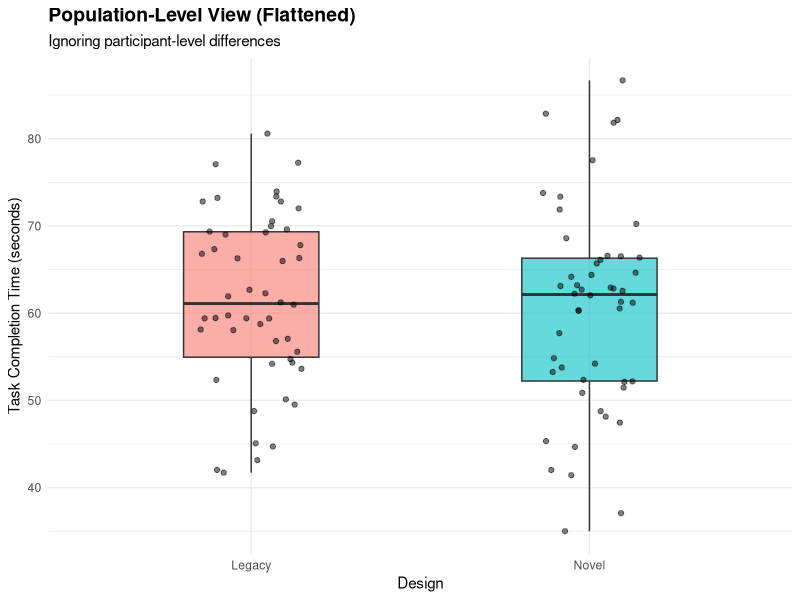
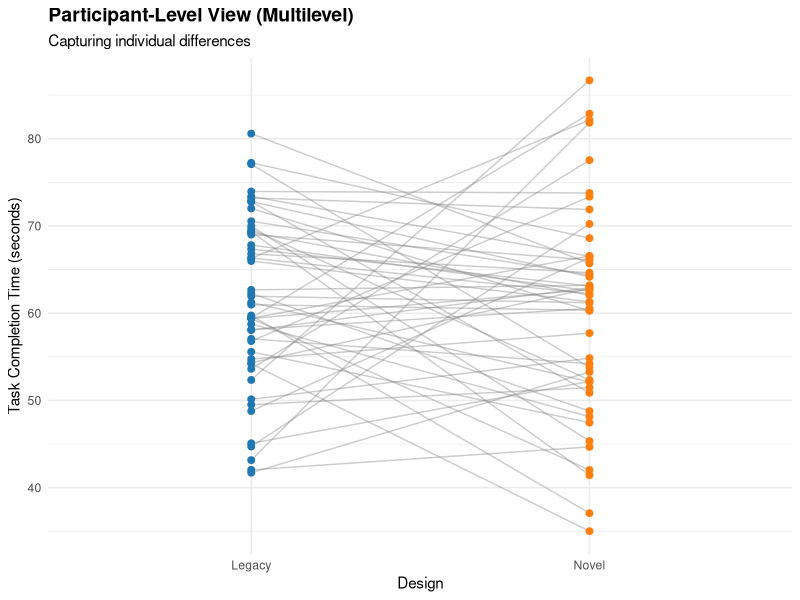
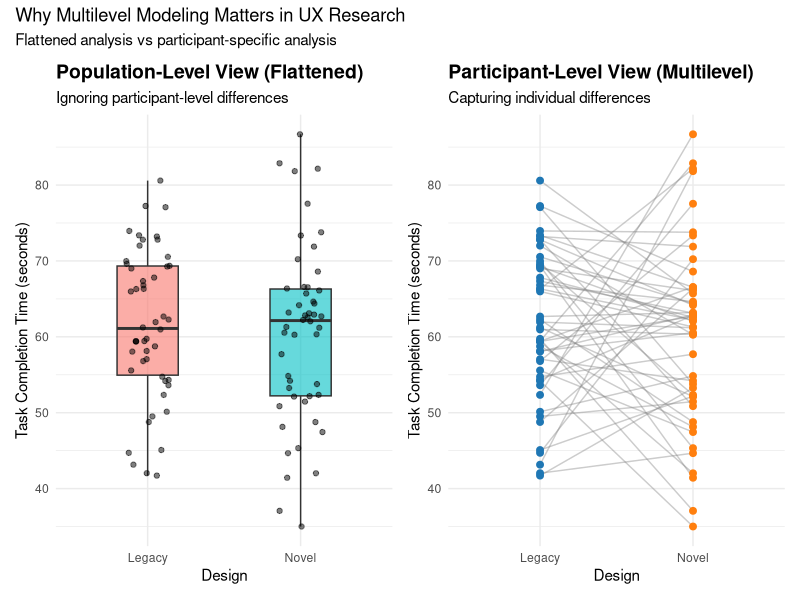

Write the R code that produced these figures, in order.
## ---- chunk 1
# Load libraries
library(tidyverse)
library(lme4)
library(ggrepel)
library(patchwork)
library(ggthemes)

# Set theme
theme_set(theme_minimal())

# Set seed for reproducibility
set.seed(123)
## ---- chunk 2
# Simulate   participant data
n_participants <- 50
participant_id <- factor(1:n_participants)

# Simulate old design (Legacy) times
legacy_times <- rnorm(n_participants, mean = 65, sd = 10)

# Simulate new design (Novel) times (generally faster but more variable)
improvement <- rnorm(n_participants, mean = 8, sd = 5)
novel_times <- legacy_times - improvement

# Combine into tidy format
data <- tibble(
  participant = rep(participant_id, each = 2),
  design = rep(c("Legacy", "Novel"), times = n_participants),
  time = c(legacy_times, novel_times)
)

# View sample
head(data)
## ---- chunk 3
# Fit a linear mixed-effects model
model <- lmer(time ~ design + (1 | participant), data = data)
summary(model)
## ---- chunk 4
population_plot <- data %>%
  ggplot(aes(x = design, y = time, fill = design)) +
  geom_boxplot(width = 0.4, alpha = 0.6, outlier.shape = NA) +
  geom_jitter(width = 0.15, size = 1.5, alpha = 0.5) +
  labs(title = "Population-Level View (Flattened)",
       subtitle = "Ignoring participant-level differences",
       x = "Design", y = "Task Completion Time (seconds)") +
  theme_minimal() +
  theme(legend.position = "none",
        plot.title = element_text(face = "bold", size = 14),
        plot.subtitle = element_text(size = 11))

# Save with transparent background
ggsave("population_level_flattened.png", plot = population_plot, width = 7, height = 5, dpi = 300, bg = "transparent")
## ---- chunk 5
participant_plot <- data %>%
  ggplot(aes(x = design, y = time, group = participant)) +
  geom_line(alpha = 0.4, color = "gray50") +
  geom_point(aes(color = design), size = 2) +
  labs(title = "Participant-Level View (Multilevel)",
       subtitle = "Capturing individual differences",
       x = "Design", y = "Task Completion Time (seconds)") +
  theme_minimal() +
  scale_color_manual(values = c("#1f77b4", "#ff7f0e")) +
  theme(legend.position = "none",
        plot.title = element_text(face = "bold", size = 14),
        plot.subtitle = element_text(size = 11))

# Save with transparent background
ggsave("participant_level_multilevel.png", plot = participant_plot, width = 7, height = 5, dpi = 300, bg = "transparent")
## ---- chunk 6
combined_plot <- population_plot + participant_plot +
  plot_annotation(title = "Why Multilevel Modeling Matters in UX Research",
                  subtitle = "Flattened analysis vs participant-specific analysis")

ggsave("combined_multilevel_vs_flattened.png", plot = combined_plot, width = 14, height = 6, dpi = 300, bg = "transparent")
